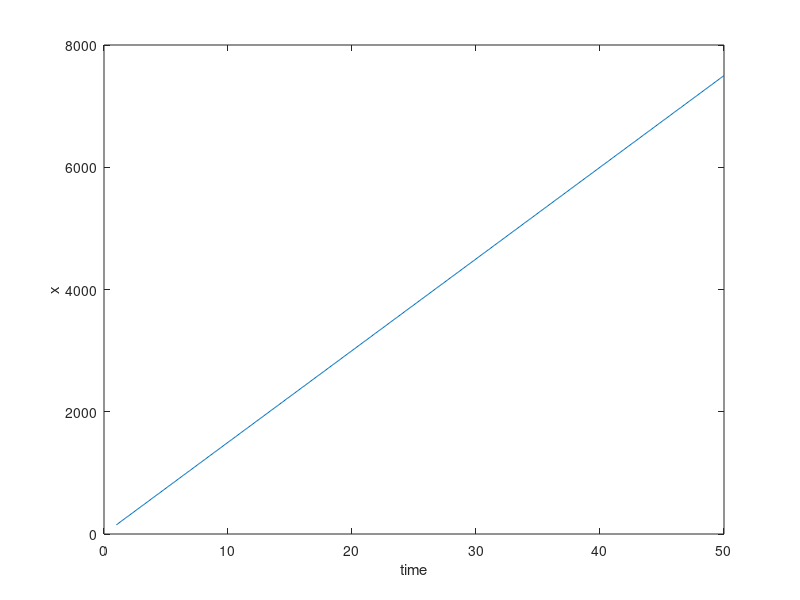
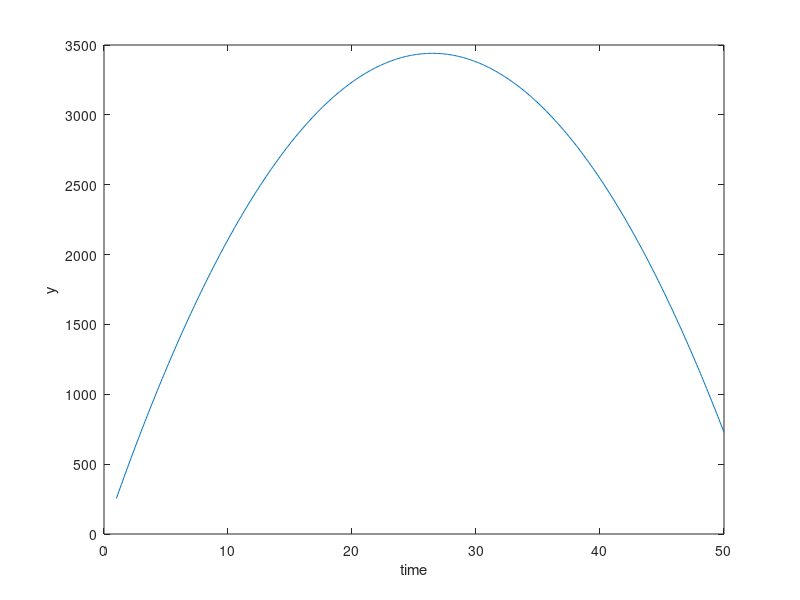

The MATLAB source for these figures, in order: (Note: this script raises an error after producing the figures.)
%%
v0 = 300;
theta = pi/3;
g = 9.81;

f_yt = @(t) v0*sin(theta)*t - 1/2*g*t.^2;
f_xt = @(t) v0*cos(theta)*t;

t = 1:0.1:50;

figure, grid on, plot(t, f_xt(t)), xlabel('time'), ylabel('x') 
figure, grid on, plot(t, f_yt(t)), xlabel('time'), ylabel('y') % v = 0 -> max y
%% 2.

syms t v0 theta x
assume(v0>0)
assume(theta>0 & theta <pi/2)
g = 981/100;
f_yt = v0*sin(theta)*t-1/2*g*t.^2;


okamzikDopadu = solve(f_yt == 0, t);
t_dopad = okamzikDopadu(2);

disp("Čas dopadu:")
disp(okamzikDopadu(2))

rychlost = diff(f_yt, t);
vrchol_t = solve(rychlost == 0, t);

disp("Čas ve vrcholu:")
disp(vrchol_t)

y_max = subs(f_yt,t,vrchol_t);

disp("Maximální výška")
disp(y_max)

%% 3.

f_xt = v0*cos(theta)*t;

x_dostrel = subs(f_xt, t, t_dopad);

disp(x_dostrel)

nej_uhel = diff(x_dostrel, theta);
theta_max = solve(nej_uhel,theta);

disp(theta_max)

%% 4.

t_z_x = solve(x==f_xt,t);
trajektorie_y = subs(f_yt, t,t_z_x);

disp(trajektorie_y)

%% 5.

v0= 10+(13/10);
